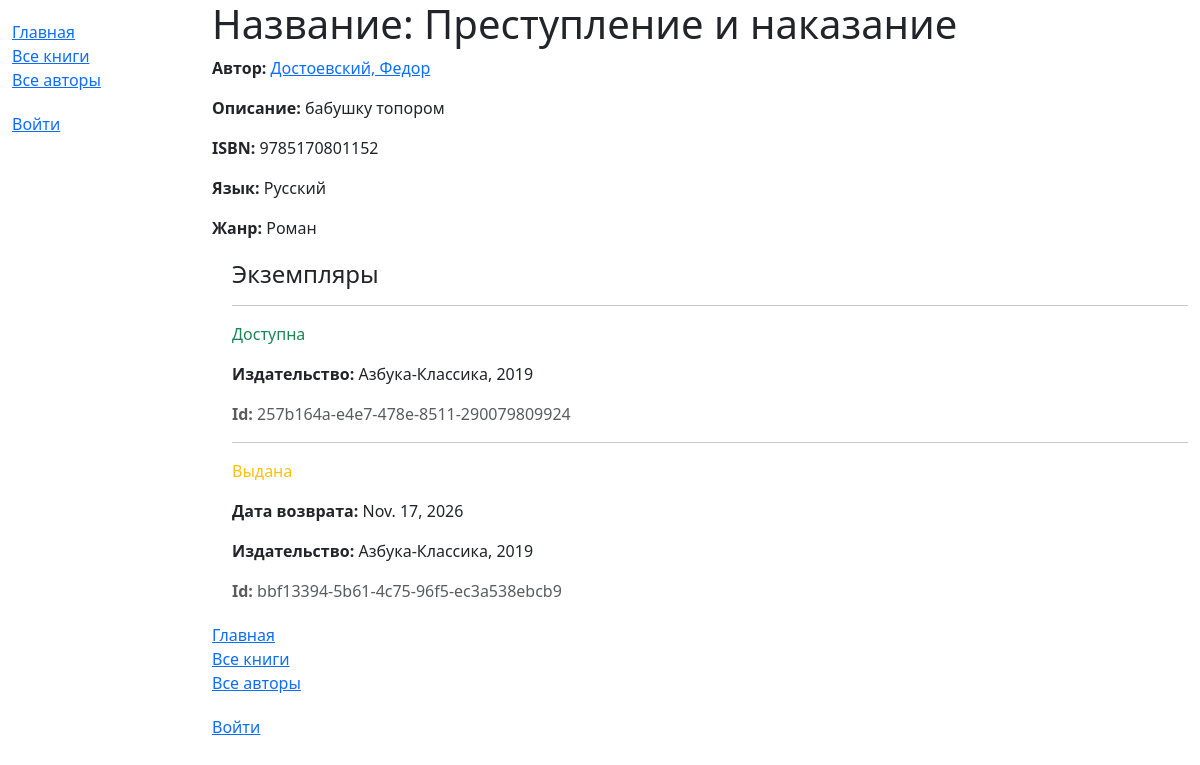
Before: /catalog/book/1 with the older database file.
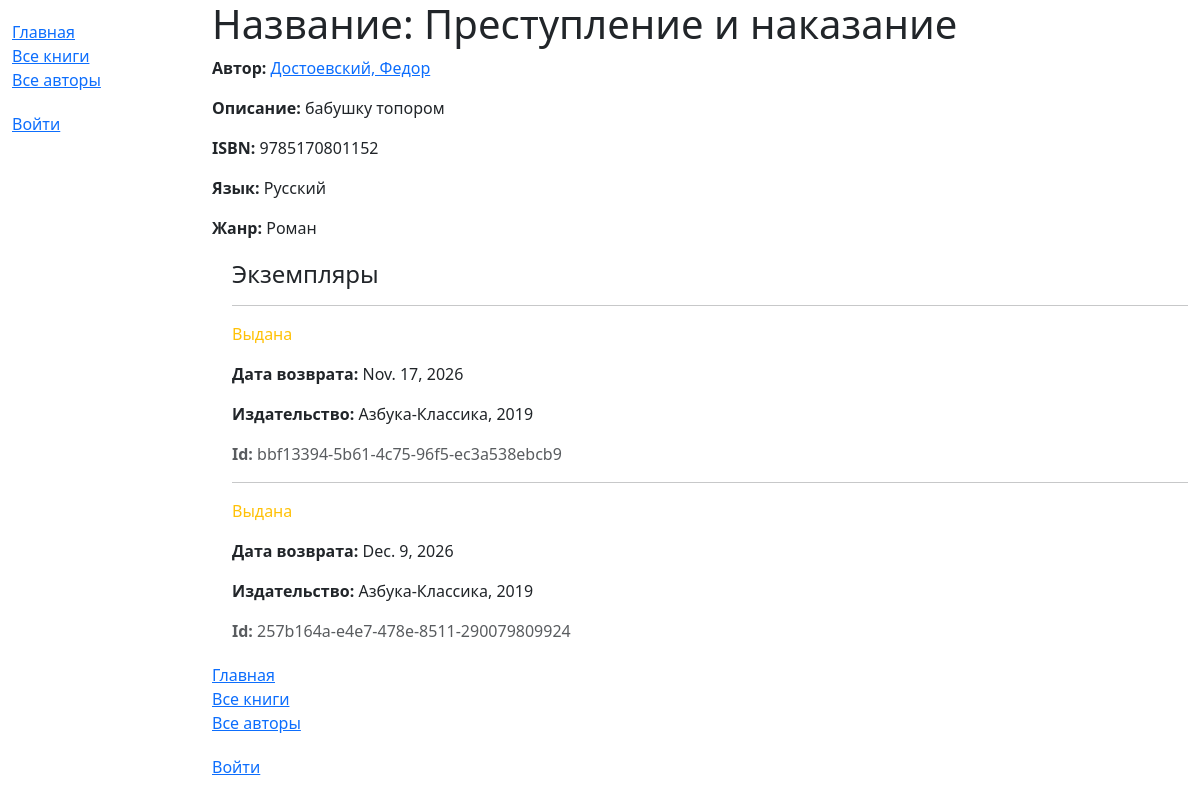
After: the same page with the newer database file.
### catalog/models.py (models this page shows, shortened)
class BookInstance(models.Model):
    borrower = models.ForeignKey(User, on_delete=models.SET_NULL, null=True, blank=True)
    id = models.UUIDField(
        primary_key=True,
        default=uuid.uuid4,
        help_text='Уникальный ID для этой конкретной книги во всей библиотеке'
    )
    book = models.ForeignKey('Book', on_delete=models.RESTRICT, null=True)
    imprint = models.CharField(max_length=200)
    due_back = models.DateField(null=True, blank=True)
    LOAN_STATUS = (
        ('m', 'На обслуживании'),
        ('o', 'Выдана'),
        ('a', 'Доступна'),
        ('r', 'Зарезервирована'),
    )
    status = models.CharField(
        max_length=1,
        choices=LOAN_STATUS,
        blank=True,
        default='m',
        help_text='Доступность книги',
    )
    class Meta:
        ordering = ['due_back']
        permissions = (("can_mark_returned", "Set book as returned"),)

### catalog/views.py (the view)
# urls.py: path('book/<int:pk>', views.BookDetailView.as_view(), name='book-detail'),
class BookDetailView(generic.DetailView):
    model = Book

### catalog/models.py (called while the page is built)
    def __str__(self):
        return self.name

    def __str__(self):
        return self.name

    def get_absolute_url(self):
        return reverse('author-detail', args=[str(self.id)])

    def __str__(self):
        return f'{self.last_name}, {self.first_name}'

### catalog/templates/catalog/book_detail.html (shortened to what this page needs)
{% extends "base_generic.html" %}
{% block content %}
  <h1>Название: {{ book.title }}</h1>
  <p><strong>Автор:</strong> <a href="{{ book.author.get_absolute_url }}">{{ book.author }}</a></p>
  <p><strong>Описание:</strong> {{ book.summary }}</p>
  <p><strong>ISBN:</strong> {{ book.isbn }}</p>
  <p><strong>Язык:</strong> {{ book.language }}</p>
  <p><strong>Жанр:</strong> {{ book.genre.all|join:", " }}</p>
  <div style="margin-left:20px;margin-top:20px">
    <h4>Экземпляры</h4>
    {% for copy in book.bookinstance_set.all %}
      <hr>
      <p class="{% if copy.status == 'a' %}text-success{% elif copy.status == 'm' %}text-danger{% else %}text-warning{% endif %}">
        {{ copy.get_status_display }}
      </p>
      {% if copy.status != 'a' %}
        <p><strong>Дата возврата:</strong> {{ copy.due_back }}</p>
      {% endif %}
      <p><strong>Издательство:</strong> {{ copy.imprint }}</p>
      <p class="text-muted"><strong>Id:</strong> {{ copy.id }}</p>
    {% endfor %}
  </div>
{% block sidebar %}
  {{ block.super }}
{% endblock %}
{% endblock %}

Changed rows visible on the page:
shown differently, row unchanged: BookInstance "Nov. 17, 2026": moves up the list
changed BookInstance: status "Доступна" → "Выдана"; due_back (not shown) → "Dec. 9, 2026"
